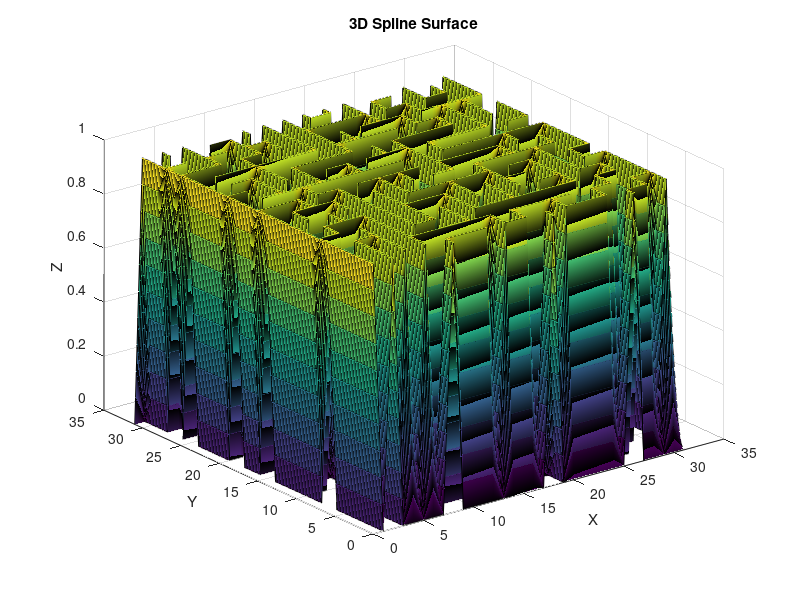

This figure's MATLAB source:
function spline3D()
% Define the knot vectors for x and y
knot_vectorx = [0 0 1 2 3 4 5 6 7 8 9 10 11 12 13 14 15 16 17 18 19 20 21 22 23 24 25 26 27 28 29 30 31 ];
knot_vectory = [0 0 1 2 3 4 5 6 7 8 9 10 11 12 13 14 15 16 17 18 19 20 21 22 23 24 25 26 27 28 29 30 31 ];

% Define the precision
precision = 0.1;

% Create mesh grids for x and y
x = mesh(knot_vectorx(1), knot_vectorx(end), precision);
y = mesh(knot_vectory(1), knot_vectory(end), precision);

% Compute the spline coefficients for x and y
px = compute_p(knot_vectorx);
py = compute_p(knot_vectory);

% Check the sanity of the knot vectors
tx = check_sanity(knot_vectorx, px);
ty = check_sanity(knot_vectory, py);

% Calculate the number of basis functions
nrx = compute_nr_basis_functions(knot_vectorx, px);
nry = compute_nr_basis_functions(knot_vectory, py);

% Initialize the coefficient matrix M
M = zeros(length(x), length(y));

% Initialize the weight matrix with random values
weight_matrix = [
    1 1 1 1 1 1 1 1 1 1 1 1 1 1 1 1 1 1 1 1 1 1 1 1 1 1 1 1 1 1 1 1 1;
    0 0 0 0 0 0 0 1 0 0 0 0 0 0 0 1 0 0 0 1 0 0 0 0 0 1 0 1 0 0 0 0 0;
    1 1 1 1 1 1 0 1 1 1 0 1 1 1 0 1 0 1 0 1 0 1 0 1 0 1 0 1 0 1 1 1 0;
    0 0 0 0 0 1 0 0 0 1 0 0 0 1 0 1 0 1 0 0 0 1 0 1 0 1 0 0 0 0 0 1 0;
    0 1 1 1 1 1 1 1 0 1 1 1 0 1 1 1 0 1 1 1 1 1 0 1 0 1 1 1 1 1 1 1 0;
    0 0 0 0 0 0 0 0 0 1 0 0 0 1 0 0 0 1 0 0 0 0 0 1 0 0 0 1 0 0 0 1 0;
    0 1 1 1 1 1 1 1 1 1 0 1 1 1 0 1 1 1 0 1 1 1 1 1 1 1 0 1 0 1 0 1 0;
    0 0 0 1 0 0 0 0 0 0 0 0 0 0 0 1 0 1 0 0 0 0 0 1 0 1 0 0 0 1 0 1 0;
    1 1 0 1 0 1 1 1 1 1 1 1 1 1 1 1 0 1 1 1 1 1 0 1 0 1 1 1 1 1 0 1 0;
    0 1 0 1 0 1 0 0 0 0 0 0 0 0 0 0 0 1 0 0 0 1 0 1 0 0 0 1 0 0 0 1 0;
    0 1 0 1 0 1 1 1 1 1 1 1 1 1 0 1 0 1 0 1 0 1 0 1 0 1 1 1 0 1 1 1 0;
    0 1 0 1 0 0 0 0 0 1 0 0 0 0 0 1 0 1 0 1 0 1 0 1 0 0 0 0 0 0 0 0 0;
    0 1 0 1 1 1 1 1 0 1 0 1 1 1 1 1 0 1 1 1 0 1 0 1 1 1 1 1 1 1 1 1 1;
    0 0 0 1 0 0 0 0 0 1 0 1 0 0 0 1 0 1 0 0 0 1 0 0 0 0 0 0 0 0 0 0 0;
    0 1 1 1 0 1 1 1 1 1 0 1 0 1 1 1 0 1 0 1 0 1 1 1 1 1 1 1 1 1 1 1 0;
    0 1 0 0 0 1 0 0 0 0 0 1 0 0 0 1 0 1 0 1 0 0 0 1 0 0 0 1 0 0 0 0 0;
    0 1 1 1 0 1 0 1 1 1 1 1 0 1 0 1 0 1 0 1 1 1 0 1 1 1 0 1 0 1 1 1 0;
    0 0 0 1 0 1 0 0 0 0 0 1 0 1 0 0 0 0 0 1 0 0 0 1 0 0 0 1 0 1 0 0 0;
    1 1 0 1 0 1 1 1 1 1 0 1 0 1 1 1 1 1 1 1 1 1 0 1 0 1 0 1 0 1 1 1 1;
    0 0 0 1 0 1 0 0 0 0 0 1 0 0 0 1 0 0 0 0 0 1 0 1 0 1 0 1 0 0 0 0 0;
    0 1 1 1 0 1 0 1 1 1 1 1 1 1 0 1 0 1 1 1 0 1 0 1 0 1 1 1 1 1 1 1 0;
    0 1 0 1 0 1 0 0 0 1 0 0 0 1 0 1 0 1 0 1 0 1 0 0 0 1 0 0 0 0 0 1 0;
    0 1 0 1 0 1 0 1 0 1 0 1 0 1 0 1 0 1 0 1 0 1 0 1 1 1 0 1 1 1 0 1 0;
    0 1 0 0 0 1 0 1 0 0 0 1 0 1 0 1 0 1 0 1 0 1 0 1 0 0 0 1 0 1 0 1 0;
    0 1 1 1 0 1 1 1 1 1 1 1 0 1 1 1 0 1 0 1 0 1 1 1 0 1 1 1 0 1 0 1 0;
    0 0 0 1 0 0 0 0 0 0 0 0 0 1 0 0 0 1 0 1 0 0 0 0 0 1 0 0 0 0 0 1 0;
    1 1 0 1 1 1 0 1 1 1 1 1 1 1 0 1 1 1 0 1 1 1 1 1 1 1 0 1 1 1 1 1 0;
    0 1 0 0 0 1 0 1 0 0 0 0 0 1 0 0 0 1 0 0 0 0 0 0 0 1 0 1 0 0 0 0 0;
    0 1 1 1 0 1 1 1 0 1 1 1 0 1 1 1 0 1 0 1 0 1 1 1 1 1 0 1 1 1 0 1 0;
    0 0 0 1 0 0 0 0 0 1 0 1 0 0 0 0 0 1 0 1 0 0 0 0 0 1 0 0 0 0 0 1 0;
    0 1 1 1 1 1 1 1 1 1 0 1 1 1 1 1 1 1 0 1 1 1 1 1 0 1 1 1 1 1 1 1 0;
    0 0 0 0 0 0 0 0 0 0 0 0 0 0 0 0 0 0 0 0 0 0 0 1 0 0 0 0 0 0 0 0 0;
    1 1 1 1 1 1 1 1 1 1 1 1 1 1 1 1 1 1 1 1 1 1 1 1 1 1 1 1 1 1 1 1 1;
    ]


% Create the 3D mesh grid for plotting
[X, Y] = meshgrid(x, y);

% Compute the coefficient matrix M
for i = 1:nrx
    for j = 1:nry
        spline1 = compute_spline(knot_vectorx, px, i, X) .* compute_spline(knot_vectory, py, j, Y);
        M = M + weight_matrix(i, j) * spline1;
    end
end

% Plot the 3D surface
figure;
surf(X, Y, M);
xlabel('X');
ylabel('Y');
zlabel('Z');
title('3D Spline Surface');
end

function mesh_values = mesh(a, c, precision)
mesh_values = a:precision:(c + precision);
end

function p = compute_p(knot_vector)
initial = knot_vector(1);
kvsize = length(knot_vector);
i = 1;

while (i + 1 < kvsize) && (initial == knot_vector(i + 1))
    i = i + 1;
end

p = i - 1;
end

function t = check_sanity(knot_vector, p)
initial = knot_vector(1);
kvsize = length(knot_vector);
t = true;
counter = 1;

for i = 1:p + 1
    if (initial ~= knot_vector(i))
        t = false;
        return;
    end
end

for i = p + 2:kvsize - p - 1
    if (initial == knot_vector(i))
        counter = counter + 1;
        if (counter > p)
            t = false;
            return;
        end
    else
        initial = knot_vector(i);
        counter = 1;
    end
end

initial = knot_vector(kvsize);

for i = kvsize - p:kvsize
    if (initial ~= knot_vector(i))
        t = false;
        return;
    end
end

for i = 1:kvsize - 1
    if (knot_vector(i) > knot_vector(i + 1))
        t = false;
    end
end
end

function nr_basis = compute_nr_basis_functions(knot_vector, p)
nr_basis = length(knot_vector) - p - 1;
end

function y = compute_spline(knot_vector, p, nr, x)
fC = @(x, a, b) (x) / (b - a) - a / (b - a);
fD = @(x, c, d) (1 - x) / (d - c) + (d - 1) / (d - c);

a = knot_vector(nr);
b = knot_vector(nr + p);
c = knot_vector(nr + 1);
d = knot_vector(nr + p + 1);

if (p == 0)
    y = 0 .* (x < a) + 1 .* (a <= x & x <= d) + 0 .* (x > d);
    return;
end

lp = compute_spline(knot_vector, p - 1, nr, x);
rp = compute_spline(knot_vector, p - 1, nr + 1, x);

if (a == b)
    y1 = 0 .* (x < a) + 1 .* (a <= x & x <= b) + 0 .* (x > b);
else
    y1 = 0 .* (x < a) + fC(x, a, b) .* (a <= x & x <= b) + 0 .* (x > b);
end

if (c == d)
    y2 = 0 .* (x < c) + 1 .* (c < x & x <= d) + 0 .* (d < x);
else
    y2 = 0 .* (x < c) + fD(x, c, d) .* (c < x & x <= d) + 0 .* (d < x);
end

y = lp .* y1 + rp .* y2;
end